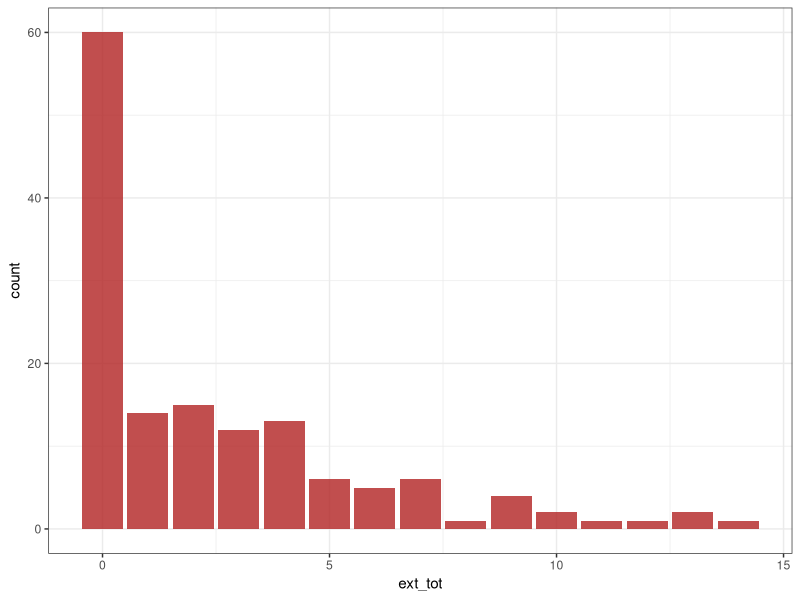
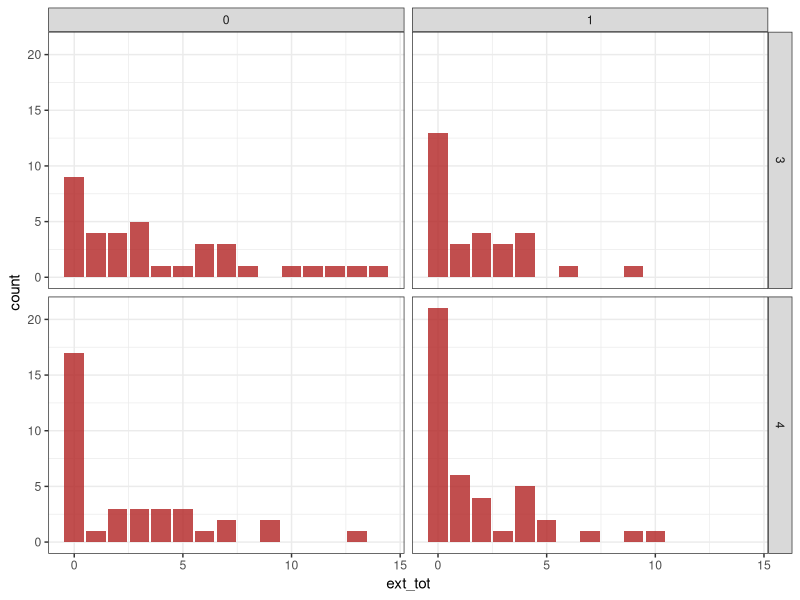
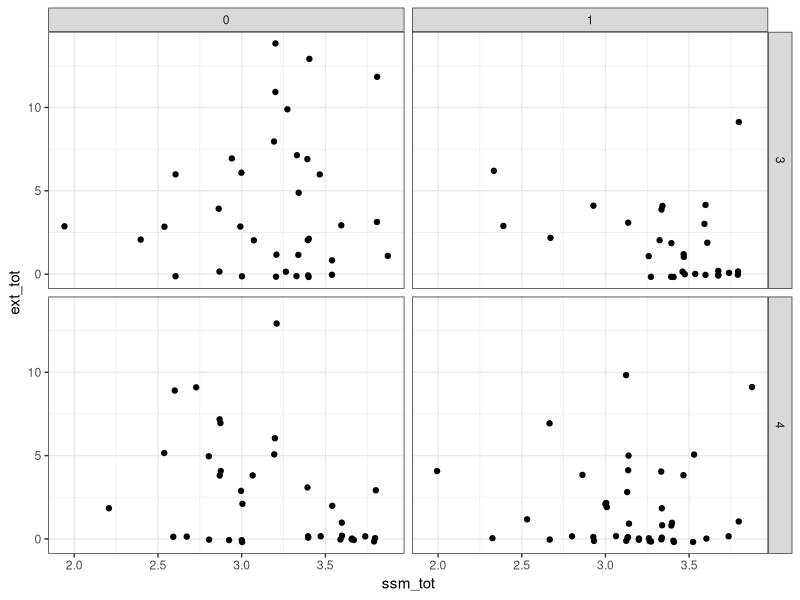
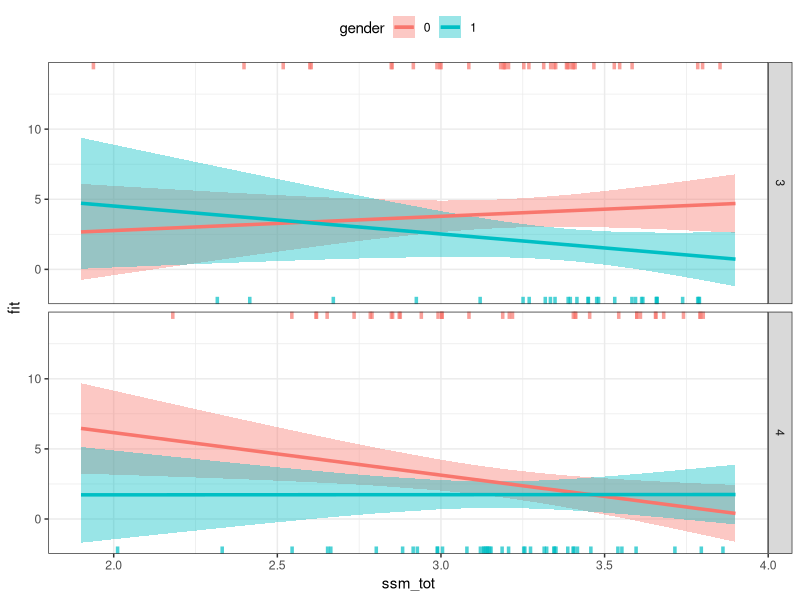

The R script that drew these images, in order:
setwd("Job/ARCA/course-open-science/code/attachment/01-attachment-base/")
rm(list = ls())

my_data <-readxl::read_excel("att-quest.xlsx")
my_data <- as.data.frame(my_data)

str(my_data)

# Data munging

my_data$id = factor(my_data$id)
my_data$grade = factor(my_data$grade)
my_data$gender<-factor(my_data$gender)

# Compute questionnaire score

#  - ssm
my_data$ssm1 = abs(my_data$ssm1 - 5)
my_data$ssm3 = abs(my_data$ssm3 - 5)
my_data$ssm4 = abs(my_data$ssm4 - 5)
my_data$ssm9 = abs(my_data$ssm9 - 5)
my_data$ssm10 = abs(my_data$ssm10 - 5)
my_data$ssm13 = abs(my_data$ssm13 - 5)
my_data$ssm15 = abs(my_data$ssm15 - 5)

my_data$ssm_tot <- (my_data$ssm1 +my_data$ssm2+ my_data$ssm3 +my_data$ssm4+my_data$ssm5 +my_data$ssm6+my_data$ssm7 + my_data$ssm8+my_data$ssm9+
  my_data$ssm10+ my_data$ssm11+my_data$ssm12+my_data$ssm13+my_data$ssm14 + my_data$ssm15)/15

# - sdq

my_data$sdq7 = abs(my_data$sdq7 - 2)
my_data$sdq11 = abs(my_data$sdq11 - 2)
my_data$sdq14 = abs(my_data$sdq14 - 2)
my_data$sdq21 = abs(my_data$sdq21 - 2)
my_data$sdq25 = abs(my_data$sdq25 - 2)

my_data$int_tot<-my_data$sdq3+my_data$sdq6+my_data$sdq8 +my_data$sdq11+ my_data$sdq13+my_data$sdq14 + 
  my_data$sdq16+my_data$sdq19+my_data$sdq23+my_data$sdq24
my_data$ext_tot<-my_data$sdq2+my_data$sdq5+ my_data$sdq7+my_data$sdq10 +my_data$sdq12+my_data$sdq15 +
  my_data$sdq18+my_data$sdq21+ my_data$sdq22 +my_data$sdq25

my_data =my_data[, c("id", "grade", "gender", "ssm_tot", "int_tot", "ext_tot")]

# Descriptive stat
summary(my_data)
table(my_data$gender, my_data$grade) 

library('ggplot2')
theme_set(theme_bw())

ggplot(my_data) +
  geom_bar(aes(x = ext_tot), fill = "firebrick", alpha = .8)
sd(my_data$ext_tot)

ggplot(my_data) +
  geom_bar(aes(x = ext_tot), fill = "firebrick", alpha = .8)+
  facet_grid(grade~gender)

tapply(my_data$ext_tot, INDEX = list(my_data$gender, my_data$grade), FUN = mean)
tapply(my_data$ext_tot, INDEX = list(my_data$gender, my_data$grade), FUN = sd)

ggplot(my_data) +
  geom_jitter(aes(x = ssm_tot, y = ext_tot), width= .01, height = .2) +
  facet_grid(grade~gender)

# Models
fit <-lm(ext_tot ~ ssm_tot * gender * grade, data = my_data)
summary(fit)

anova(fit)
car::Anova(fit)
int_emmeans <- emmeans::emtrends(fit, pairwise ~ grade*gender, var = 'ssm_tot', adjust = "mvt")
int_emmeans

ggplot(as.data.frame(effects::effect("ssm_tot * gender * grade", fit, xlev = 20))) +
  geom_ribbon(aes(x= ssm_tot, ymin = lower, ymax=upper, fill =gender), alpha = .4) +
  geom_line(aes(x= ssm_tot, y = fit, color =gender), size = 1.2) +
  geom_rug(data = my_data[my_data$gender == 0,],
           aes(x= ssm_tot, color = gender, y = ext_tot), size = 1.2, alpha = .7,
           position = position_jitter(width = .02, height = 0), sides = "t") +
  geom_rug(data = my_data[my_data$gender == 1,],
           aes(x= ssm_tot, color = gender, y = ext_tot), size = 1.2, alpha = .7,
           position = position_jitter(width = .02, height = 0), sides = "b") +
  facet_grid(grade~.) +
  theme(legend.position = "top")
